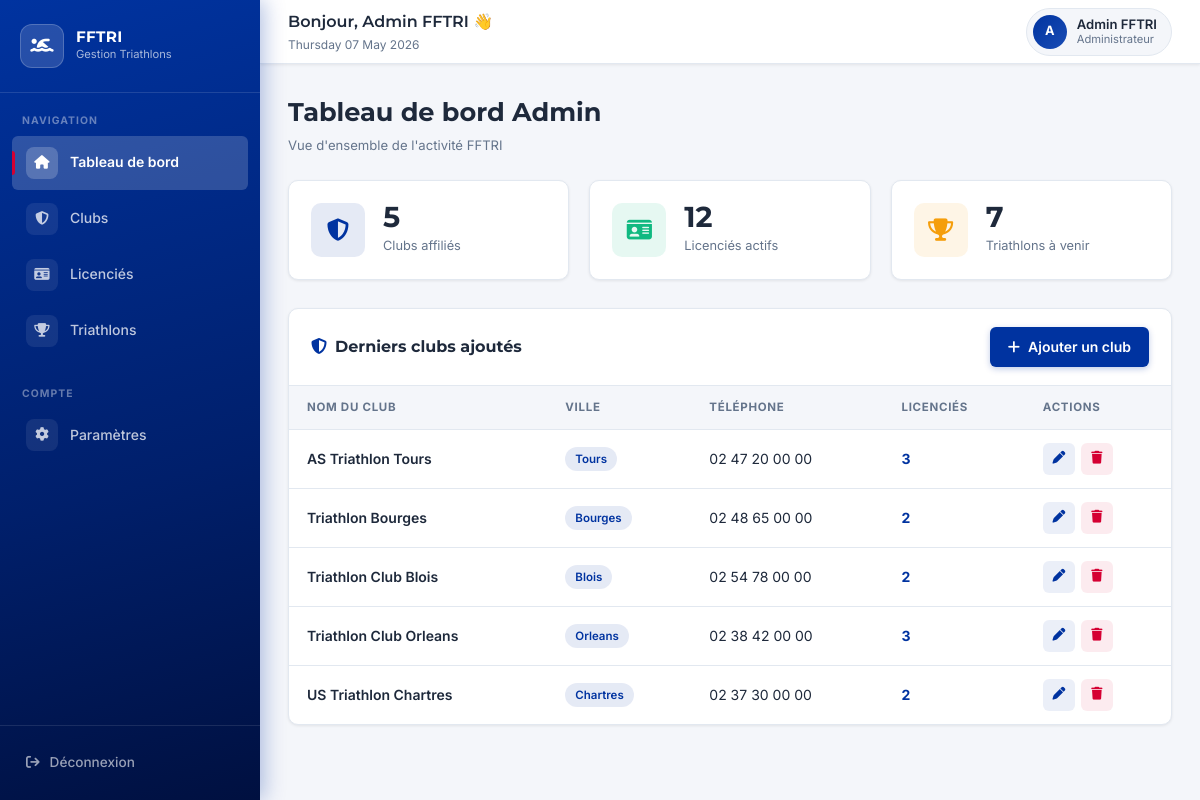
/index.php (signed in), run on the app's committed database.
### tables this page shows
CREATE TABLE clubs (
    id         INT          NOT NULL AUTO_INCREMENT,
    name       VARCHAR(100) NOT NULL,
    address    VARCHAR(255)     NULL,
    city       VARCHAR(100) NOT NULL,
    phone      VARCHAR(20)      NULL,
    email      VARCHAR(100)     NULL,
    created_at TIMESTAMP    NOT NULL DEFAULT CURRENT_TIMESTAMP,
    updated_at TIMESTAMP    NOT NULL DEFAULT CURRENT_TIMESTAMP ON UPDATE CURRENT_TIMESTAMP,

    PRIMARY KEY (id),
    UNIQUE KEY uk_clubs_name (name)

);

### app/core/Database.php (called while the page is built, shortened)
<?php
class Database {
    private static $instance = null;
    private function __construct() {
        $host = defined('DB_HOST') ? DB_HOST : '127.0.0.1';
        $db   = defined('DB_NAME') ? DB_NAME : 'triathlon';
        $user = defined('DB_USER') ? DB_USER : 'root';
        $pass = defined('DB_PASS') ? DB_PASS : '';
        $charset = 'utf8mb4';
        $dsn = "mysql:host=$host;dbname=$db;charset=$charset";
        $options = [
            PDO::ATTR_ERRMODE            => PDO::ERRMODE_EXCEPTION,
            PDO::ATTR_DEFAULT_FETCH_MODE => PDO::FETCH_ASSOC,
            PDO::ATTR_EMULATE_PREPARES   => false,
        ];
        try {
            $this->pdo = new PDO($dsn, $user, $pass, $options);
        } catch (PDOException $e) {
            try {
                $tmp = new PDO("mysql:host=$host;charset=$charset", $user, $pass, $options);
                $tmp->exec("CREATE DATABASE IF NOT EXISTS `$db` CHARACTER SET utf8mb4 COLLATE utf8mb4_unicode_ci");
                $this->pdo = new PDO($dsn, $user, $pass, $options);
            } catch (PDOException $e2) {
                die("DB connection failed: " . $e2->getMessage());
            }
        }
    }
    public static function getConnection() {
        if (self::$instance === null) {
            self::$instance = new Database();
        }
        return self::$instance->pdo;
    }
}

### app/controllers/DashboardController.php (called while the page is built, shortened)
<?php
require_once __DIR__ . '/../core/Database.php';
require_once __DIR__ . '/../models/Club.php';
require_once __DIR__ . '/../models/Licencie.php';
require_once __DIR__ . '/../models/Triathlon.php';
class DashboardController {
	private $clubModel;
	private $licencieModel;
	private $triathlonModel;
	public function __construct() {
		$this->clubModel = new Club();
		$this->licencieModel = new Licencie();
		$this->triathlonModel = new Triathlon();
	}
	public function index() {
		$user = $_SESSION['user'];
		$role = $user['role'] ?? null;
		if ($role === 'admin') {
			$data = [
				'clubs_count' => $this->clubModel->getTotalCount(),
				'licencies_count' => $this->licencieModel->getTotalCount(),
				'triathlons_count' => $this->triathlonModel->getUpcomingCount(),
				'recent_clubs' => $this->getRecentClubs()
			];
		}
		return $data;
	}
	private function getRecentClubs() {
		$clubs = $this->clubModel->getAll();
		$recentClubs = array_slice($clubs, 0, 5);
		foreach ($recentClubs as &$club) {
			$club['licencies_count'] = $this->clubModel->getLicenciesCount($club['id']);
		}
		return $recentClubs;
	}
}
?>

### app/models/Club.php (called while the page is built, shortened)
<?php
require_once __DIR__ . '/../core/Database.php';
class Club {
    private $db;
    public function __construct() {
        $this->db = Database::getConnection();
    }
    public function getAll() {
        $stmt = $this->db->query("SELECT id, name, address, city, phone, email FROM clubs ORDER BY name");
        return $stmt ? $stmt->fetchAll(PDO::FETCH_ASSOC) : [];
    }
    public function getLicenciesCount($clubId) {
        $stmt = $this->db->prepare("SELECT COUNT(*) as count FROM licencies WHERE club_id = ?");
        $stmt->execute([$clubId]);
        $r = $stmt->fetch(PDO::FETCH_ASSOC);
        return (int)($r['count'] ?? 0);
    }
    public function getTotalCount() {
        $stmt = $this->db->query("SELECT COUNT(*) as count FROM clubs");
        $r = $stmt->fetch(PDO::FETCH_ASSOC);
        return (int)($r['count'] ?? 0);
    }
}

### app/models/Licencie.php (called while the page is built, shortened)
<?php
require_once __DIR__ . '/../core/Database.php';
class Licencie {
    protected $db;
    public function __construct() {
        $this->db = Database::getConnection();
    }
    public function getTotalCount() {
        $stmt = $this->db->query("SELECT COUNT(*) as count FROM licencies");
        $r = $stmt->fetch(PDO::FETCH_ASSOC);
        return (int)($r['count'] ?? 0);
    }
}

### app/models/Triathlon.php (called while the page is built, shortened)
<?php
require_once __DIR__ . '/../core/Database.php';
class Triathlon {
    protected $db;
    public function __construct() {
        $this->db = Database::getConnection();
    }
    public function getUpcomingCount() {
        $stmt = $this->db->prepare("SELECT COUNT(*) as count FROM triathlons WHERE event_date >= CURDATE()");
        $stmt->execute();
        $r = $stmt->fetch(PDO::FETCH_ASSOC);
        return (int)($r['count'] ?? 0);
    }
}

### app/views/dashboard/index.php (the view, shortened to what this page needs)
<?php
$isAdmin = ($_SESSION['user']['role'] ?? '') === 'admin';
?>
<div class="page-title">
    <div>
        <h1><?= $isAdmin ? 'Tableau de bord Admin' : 'Mon tableau de bord' ?></h1>
        <div class="page-title-sub">Vue d'ensemble de l'activité FFTRI</div>
    </div>
</div>
<?php if ($isAdmin): ?>
<div class="stats-container">
    <div class="stat-card">
        <div class="stat-icon blue">
            <i class="fas fa-shield-halved"></i>
        </div>
        <div class="stat-content">
            <h3><?= $data['clubs_count'] ?? 0 ?></h3>
            <p>Clubs affiliés</p>
        </div>
    </div>
    <div class="stat-card">
        <div class="stat-icon green">
            <i class="fas fa-id-card"></i>
        </div>
        <div class="stat-content">
            <h3><?= $data['licencies_count'] ?? 0 ?></h3>
            <p>Licenciés actifs</p>
        </div>
    </div>
    <div class="stat-card">
        <div class="stat-icon amber">
            <i class="fas fa-trophy"></i>
        </div>
        <div class="stat-content">
            <h3><?= $data['triathlons_count'] ?? 0 ?></h3>
            <p>Triathlons à venir</p>
        </div>
    </div>
</div>
<div class="table-container">
    <div class="table-header">
        <h3><i class="fas fa-shield-halved" style="color: var(--fftri-blue); margin-right: 8px;"></i>Derniers clubs ajoutés</h3>
        <a href="index.php?module=clubs&action=create" class="btn">
            <i class="fas fa-plus"></i> Ajouter un club
        </a>
    </div>
    <table>
        <thead>
            <tr>
                <th>Nom du club</th>
                <th>Ville</th>
                <th>Téléphone</th>
                <th>Licenciés</th>
                <th>Actions</th>
            </tr>
        </thead>
        <tbody>
            <?php if (!empty($data['recent_clubs'])): ?>
                <?php foreach ($data['recent_clubs'] as $club): ?>
                <tr>
                    <td>
                        <div style="font-weight: 600;"><?= htmlspecialchars($club['name']) ?></div>
                    </td>
                    <td>
                        <span class="badge badge-blue"><?= htmlspecialchars($club['city']) ?></span>
                    </td>
                    <td><?= htmlspecialchars($club['phone'] ?? '—') ?></td>
                    <td>
                        <span style="font-weight: 700; color: var(--fftri-blue);"><?= $club['licencies_count'] ?? 0 ?></span>
                    </td>
                    <td class="actions">
                        <a href="index.php?module=clubs&action=edit&id=<?= $club['id'] ?>" class="action-btn edit" title="Modifier">
                            <i class="fas fa-pen"></i>
                        </a>
                        <a href="index.php?module=clubs&action=delete&id=<?= $club['id'] ?>" class="action-btn delete" title="Supprimer"
                           onclick="return confirm('Supprimer ce club ?')">
                            <i class="fas fa-trash"></i>
                        </a>
                    </td>
                </tr>
                <?php endforeach; ?>
            <?php endif; ?>
        </tbody>
    </table>
</div>
<?php endif; ?>

### index.php (shortened to what this page needs)
<?php
spl_autoload_register(function ($className) {
    $paths = [
        'app/controllers/',
        'app/models/',
        'app/core/'
    ];
    foreach ($paths as $path) {
        $file = ROOT_PATH . DIRECTORY_SEPARATOR . $path . $className . '.php';
        if (file_exists($file)) {
            return;
        }
    }
});
$action = $_GET['action'] ?? 'index';
$module = $_GET['module'] ?? 'dashboard';
function _normalize_key($str) {
	$s = strtolower((string)$str);
	$s = @iconv('UTF-8', 'ASCII//TRANSLIT', $s) ?: $s;
	$s = preg_replace('/[^a-z0-9]/', '', $s);
	return $s;
}
$moduleMap = [
	'licencie'=>'licencies','licencies'=>'licencies','licenci'=>'licencies',
	'licencies'=>'licencies','licenciee'=>'licencies','licenciees'=>'licencies',
	'triathlon'=>'triathlons','triathlons'=>'triathlons',
	'club'=>'clubs','clubs'=>'clubs','dashboard'=>'dashboard',
    'settings'=>'settings'
];
$normModule = _normalize_key($module);
if (isset($moduleMap[$normModule])) {
	$module = $moduleMap[$normModule];
}
if ($action === 'login' || $action === 'authenticate') {
    $authController = new AuthController();
    $authController->login();
} elseif ($action === 'logout') {
    $authController = new AuthController();
    $authController->logout();
} else {
    try {
        switch ($module) {
            case 'dashboard':
                $controller = new DashboardController();
                $data = $controller->index();
                break;
        }
        $candidateViews = [];
        $candidateViews[] = "app/views/$module/index.php";
        $candidateViews[] = "app/views/" . rtrim($module, 's') . "/index.php";
        $candidateViews[] = "app/views/" . ($module . 's') . "/index.php";
        foreach ($candidateViews as $viewFile) {
            if (file_exists($viewFile)) {
                include 'app/views/layouts/main.php';
                break;
            }
        }
    } catch (Exception $e) {
        echo "Erreur : " . $e->getMessage();
    }
}

### app/views/layouts/main.php (style rules this page uses)
:root { --fftri-blue: #0033A0; --fftri-blue-dark: #00257a; --fftri-blue-light: #1a4db5; --fftri-red: #D50032; --fftri-red-dark: #b3002b; --white: #FFFFFF; --light-gray: #F4F6FA; --medium-gray: #E2E8F0; --dark-gray: #64748B; --text-color: #1E293B; --text-muted: #64748B; --success: #10B981; --warning: #F59E0B; --info: #3B82F6; --sidebar-width: 260px; --header-height: 64px; --shadow-sm: 0 1px 3px rgba(0,0,0,0.08); --shadow-md: 0 4px 12px rgba(0,0,0,0.1); --shadow-lg: 0 8px 24px rgba(0,0,0,0.12); --radius-sm: 6px; --radius-md: 10px; --radius-lg: 16px; --transition: all 0.2s ease; }
* { margin: 0; padding: 0; box-sizing: border-box; }
body { font-family: 'Inter', sans-serif; color: var(--text-color); background-color: var(--light-gray); line-height: 1.6; }
h1, h2, h3, h4, h5, h6 { font-family: 'Montserrat', sans-serif; font-weight: 700; }
.page-title { display: flex; justify-content: space-between; align-items: center; margin-bottom: 24px; }
.page-title h1 { font-size: 1.6rem; color: var(--text-color); font-weight: 700; }
.page-title-sub { font-size: 0.82rem; color: var(--text-muted); font-family: 'Inter', sans-serif; font-weight: 400; margin-top: 2px; }
.btn { display: inline-flex; align-items: center; gap: 8px; padding: 9px 18px; background: var(--fftri-blue); color: var(--white); border: none; border-radius: var(--radius-sm); cursor: pointer; font-size: 0.875rem; font-weight: 600; font-family: 'Inter', sans-serif; text-decoration: none; transition: var(--transition); white-space: nowrap; box-shadow: 0 2px 6px rgba(0,51,160,0.25); }
.stats-container { display: grid; grid-template-columns: repeat(auto-fit, minmax(220px, 1fr)); gap: 20px; margin-bottom: 28px; }
.stat-card { background: var(--white); border-radius: var(--radius-md); padding: 22px; box-shadow: var(--shadow-sm); border: 1px solid var(--medium-gray); display: flex; align-items: center; gap: 18px; transition: var(--transition); }
.stat-icon { width: 54px; height: 54px; border-radius: var(--radius-md); display: flex; align-items: center; justify-content: center; font-size: 1.4rem; flex-shrink: 0; }
.stat-icon.blue { background: rgba(0,51,160,0.1); color: var(--fftri-blue); }
.stat-icon.green { background: rgba(16,185,129,0.1); color: var(--success); }
.stat-icon.amber { background: rgba(245,158,11,0.1); color: var(--warning); }
.stat-content { flex: 1; }
.stat-card h3 { font-size: 1.8rem; color: var(--text-color); line-height: 1; margin-bottom: 4px; }
.stat-card p { font-size: 0.8rem; color: var(--text-muted); font-family: 'Inter', sans-serif; }
.table-container { background: var(--white); border-radius: var(--radius-md); box-shadow: var(--shadow-sm); border: 1px solid var(--medium-gray); overflow: hidden; }
.table-header { padding: 18px 22px; border-bottom: 1px solid var(--medium-gray); display: flex; justify-content: space-between; align-items: center; }
.table-header h3 { font-size: 1rem; font-weight: 700; color: var(--text-color); }
table { width: 100%; border-collapse: collapse; }
thead th { background: var(--light-gray); color: var(--text-muted); font-size: 0.72rem; font-weight: 700; text-transform: uppercase; letter-spacing: 0.06em; padding: 12px 18px; text-align: left; border-bottom: 1px solid var(--medium-gray); font-family: 'Inter', sans-serif; }
tbody td { padding: 13px 18px; font-size: 0.875rem; border-bottom: 1px solid var(--medium-gray); color: var(--text-color); vertical-align: middle; }
tbody tr:last-child td { border-bottom: none; }
.actions { display: flex; gap: 6px; }
.action-btn { width: 32px; height: 32px; display: inline-flex; align-items: center; justify-content: center; border-radius: var(--radius-sm); text-decoration: none; font-size: 0.8rem; transition: var(--transition); border: none; background: none; cursor: pointer; }
.action-btn.edit { background: rgba(0,51,160,0.08); color: var(--fftri-blue); }
.action-btn.delete { background: rgba(213,0,50,0.08); color: var(--fftri-red); }
.badge { display: inline-flex; align-items: center; padding: 3px 10px; border-radius: 50px; font-size: 0.72rem; font-weight: 600; font-family: 'Inter', sans-serif; }
.badge-blue { background: rgba(0,51,160,0.1); color: var(--fftri-blue); }

### data on the page
clubs: name "AS Triathlon Tours", city "Tours", phone "02 47 20 00 00", licencies_count "3"
clubs: name "Triathlon Bourges", city "Bourges", phone "02 48 65 00 00", licencies_count "2"
clubs: name "Triathlon Club Blois", city "Blois", phone "02 54 78 00 00", licencies_count "2"
clubs: name "Triathlon Club Orleans", city "Orleans", phone "02 38 42 00 00", licencies_count "3"
clubs: name "US Triathlon Chartres", city "Chartres", phone "02 37 30 00 00", licencies_count "2"
